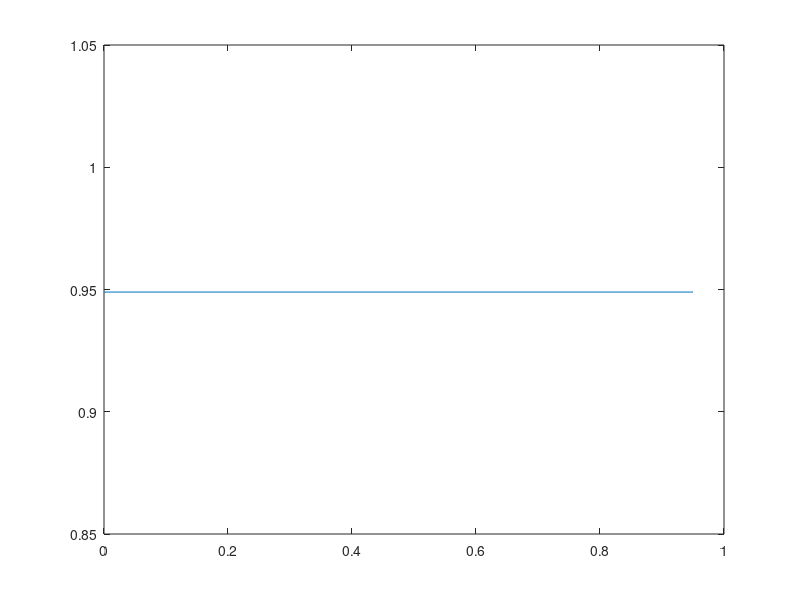

The MATLAB source for this figure:
function figure_information_loss_sita_relation
% information_loss and sita relation

load MP_SKF MP_SKF

tau2=MP_SKF.tau2;
tau02=MP_SKF.tau02;
sigma2=MP_SKF.sigma2;
beta=MP_SKF.beta;
eta2=MP_SKF.eta2;
g=MP_SKF.g;
m=MP_SKF.m;

numb_info=length(g);
for cs1=1:numb_info
    for cs2=1:numb_info
        if(cs1==cs2)
            sig_ss(cs1,cs2)=beta(cs1)*beta(cs2)*tau02 + eta2(cs1);
        else
            sig_ss(cs1,cs2)=beta(cs1)*beta(cs2)*tau02;
        end
    end
end
for cs=1:numb_info
    sig_rs(1,cs)=beta(cs)*tau02;
end

sita_vec=[0:0.05:0.95];
Entropy_r=(1/2)*log(2*pi*tau2);
for csita=1:length(sita_vec)
    sita=sita_vec(csita);    
    M=diag(m);
    dmy_tau=(g*M*sig_rs'*(g*M*sig_rs')') / (g*M*pinv(sig_ss)*M'*g' + ((sita/(1-sita))^2)*sigma2);    
    Entropy_s=(1/2)*log(2*pi*(tau02-dmy_tau));
    infoloss_vec(csita)=Entropy_s-Entropy_r;
end

figure
plot(sita_vec,infoloss_vec)